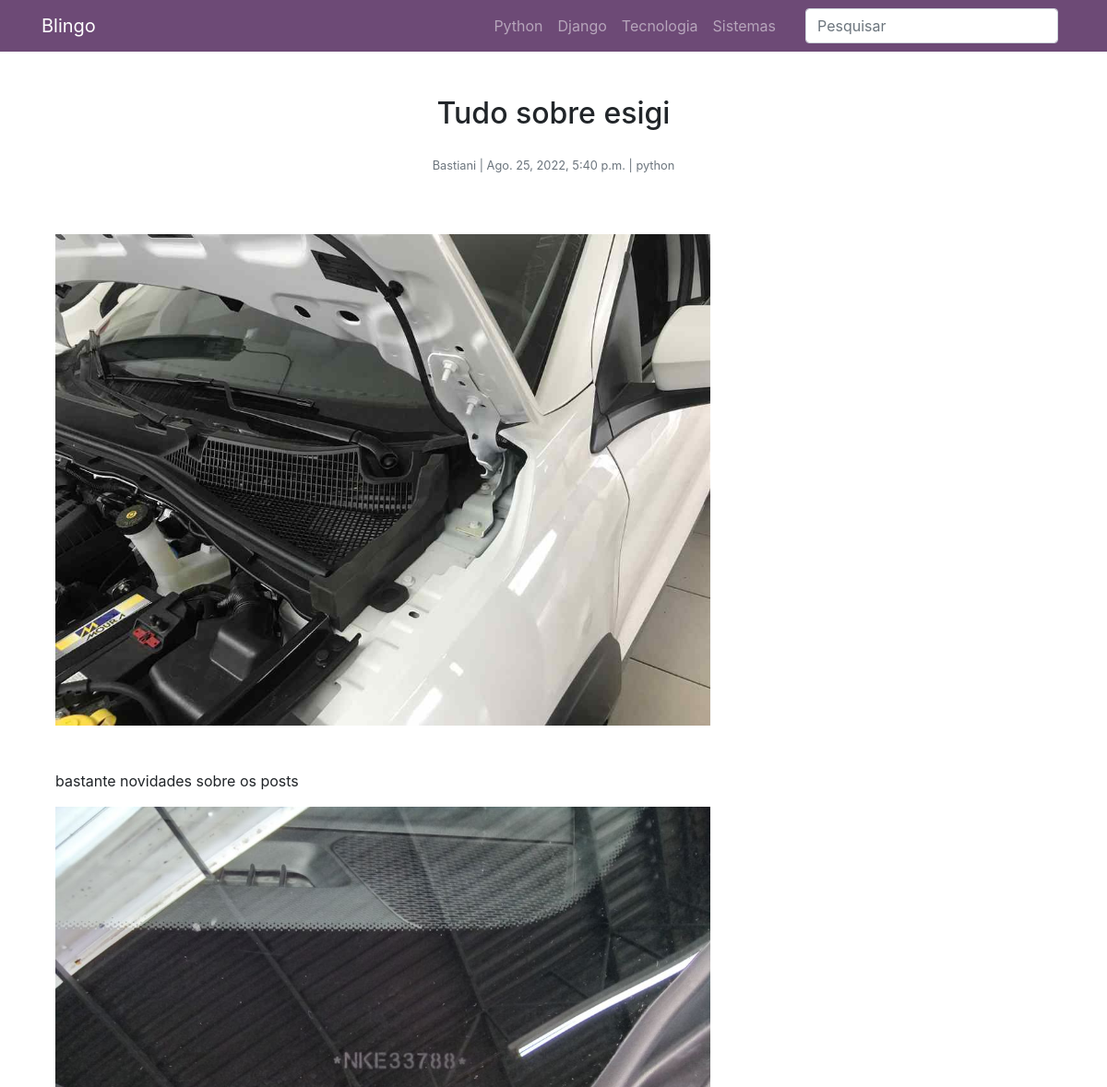
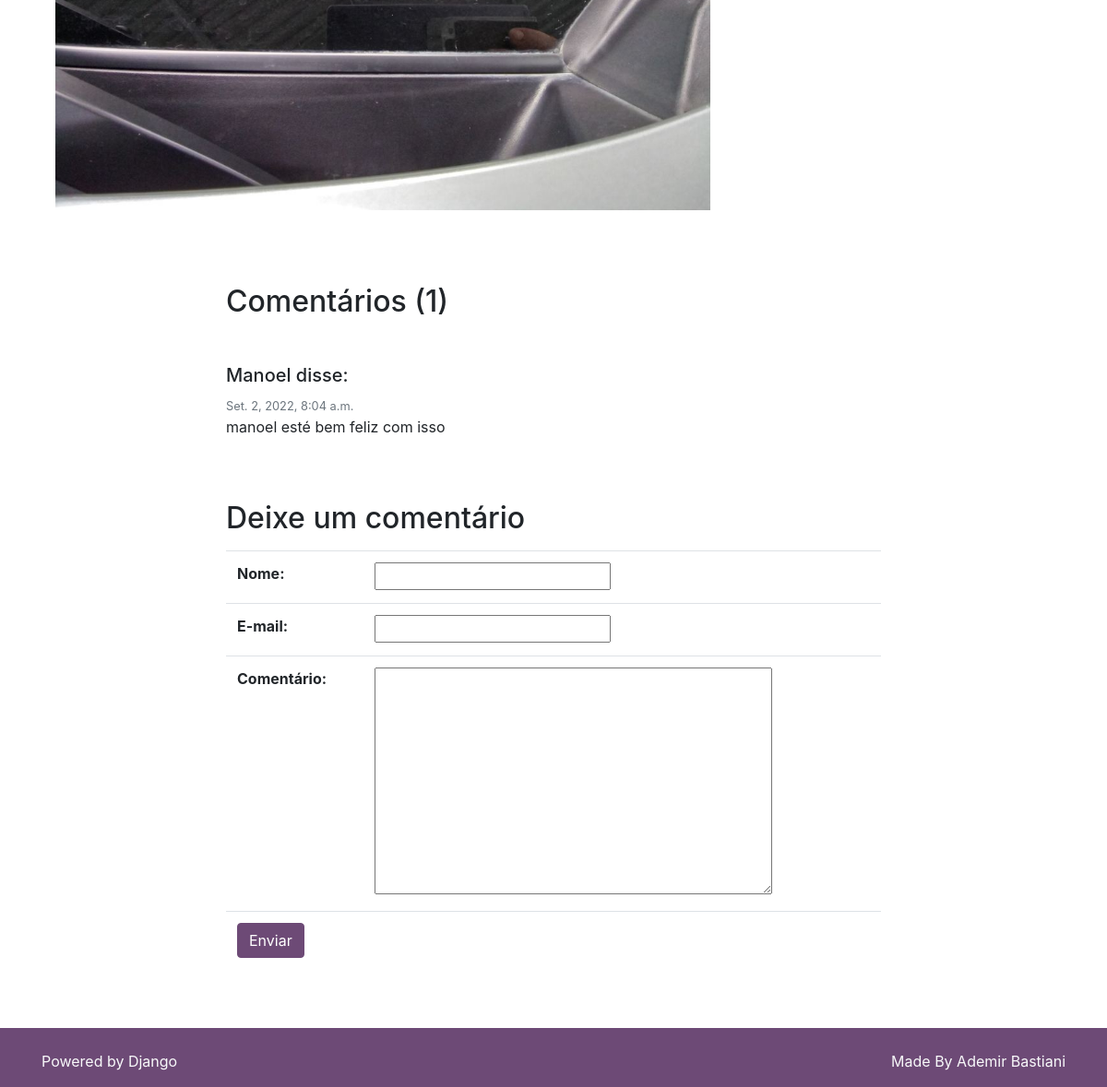
/post/1, run on the app's committed database (2 pictures, top to bottom).
### posts/models.py (models this page shows, shortened)
class Post(models.Model):
    titulo_post = models.CharField(
        max_length=255,
        verbose_name='Titulo',
    )
    autor_post = models.ForeignKey(
        User,
        on_delete=models.DO_NOTHING,
        verbose_name='Autor',
    )
    data_post = models.DateTimeField(
        default=timezone.now,
        verbose_name='Data Postagem',)
    conteudo_post = models.TextField(verbose_name='Conteudo')
    excerto_post = models.TextField(verbose_name='Excerto')
    categoria_post = models.ForeignKey(
        Categoria,
        on_delete=models.DO_NOTHING,
        blank=True,
        null=True,
        verbose_name='Categoria',
    )
    imagem_post = models.ImageField(
        upload_to='post_img/%Y/%m/%d',
        blank=True,
        null=True,
        verbose_name='Cover',
    )
    publicado_post = models.BooleanField(
        default=False,
        verbose_name='Publicado',
    )

### categorias/models.py (models this page shows)
class Categoria(models.Model):
    name = models.CharField(max_length=50)
    def __str__(self) -> str:
        return self.name

### comentarios/models.py (models this page shows, shortened)
class Comentario(models.Model):
    nome_comentario = models.CharField(max_length=300,verbose_name='Nome')
    email_comentario = models.EmailField(max_length=300, verbose_name='E-mail')
    comentario = models.TextField(verbose_name='Comentário')
    post_comentario = models.ForeignKey(Post,on_delete=models.CASCADE,
        verbose_name='Post'
    )
    usuario_comentario = models.ForeignKey(
        User,
        on_delete=models.DO_NOTHING,
        blank=True,
        null=True
    )
    data_comentario = models.DateTimeField(
        default=timezone.now,
        verbose_name='Data Comentário'
        )
    publicado_comentario = models.BooleanField(
        default=False,
        verbose_name='Publicado',
    )

### posts/views.py (the view, shortened to what this page needs)
class PostDetalhes(UpdateView):
    model = Post
    template_name = 'posts/post_detalhes.html'
    form_class = FormComentario
    context_object_name = 'post'
    def get_context_data(self, **kwargs):
        contexto = super().get_context_data(**kwargs)
        post = self.get_object()
        comentarios = Comentario.objects.filter(
            publicado_comentario=True,
            post_comentario=post.id
        )
        contexto['comentarios'] = comentarios
        return contexto

### comentarios/forms.py (shortened to what this page needs)
class FormComentario(ModelForm):
    class Meta:
        model = Comentario
        fields = ('nome_comentario', 'email_comentario', 'comentario')

### posts/templates/posts/post_detalhes.html (shortened to what this page needs)
{% extends 'base.html' %}
{% block content %}
     <div class="container">
        <div class="row pt-5">
            <div class="col-xl"></div>
            <div class="col-xl-8 text-center">
                <h2>{{ post.titulo_post }}</h2>
                <p class="text-muted mt-4">
                    <small>
                        {{ post.autor_post }} | {{ post.data_post }} | {{ post.categoria_post }}
                    </small>
                </p>
            </div>
            <div class="col-xl"></div>
        </div>
        <div class="row pt-5">
            <div class="col-xl-8">
                {% if post.imagem_post %}
                    <img class="img-fluid pb-5 " src="{{ post.imagem_post.url }}" alt="{{ post.titulo_post }}">
                {% endif %}
                {{ post.conteudo_post|safe }}
            </div>
        </div>
        {% if comentarios %}
        <div class="row pt-5">
            <div class="col-xl"></div>
            <div class="col-xl-8">
                <h2 class="my-3">Comentários ({{comentarios.count}})</h2>
                {% for comentario in comentarios %}
                <h5 class="mb-2 mt-5">{{ comentario.nome_comentario}} disse:</h5>
                <small class="text-muted">{{ comentario.data_comentario }}</small>
                <p class="mb-1">{{ comentario.comentario }}</p>
                {% endfor %}
            </div>
            <div class="col-xl"></div>
        </div>
        {% endif %}
        <div class="row pt-5">
            <div class="col-xl"></div>
            <div class="col-xl-8">
                <h2 class="my-3">Deixe um comentário</h2>
                <form method="POST" action="#envia_comentario">
                    <table class="table">
                        {{ form }}
                        <tr>
                            <td colspan="2">
                                <input id="envia_comentario"
                                       type="submit"
                                       class="btn btn-primary"
                                       value="Enviar">
                            </td>
                        </tr>
                    </table>
                </form>
            </div>
            <div class="col-xl"></div>
        </div>
    </div>
{% endblock %}

### data on the page
Post: titulo_post "Tudo sobre esigi", autor_post "Bastiani", data_post "Ago. 25, 2022, 5:40 p.m.", categoria_post "python", imagem_post (picture), conteudo_post "bastante novidades sobre os posts", conteudo_post (picture)
Comentario: nome_comentario "Manoel", data_comentario "Set. 2, 2022, 8:04 a.m.", comentario "manoel esté bem feliz com isso"

### other printed values
{{ comentarios.count }} "1"
